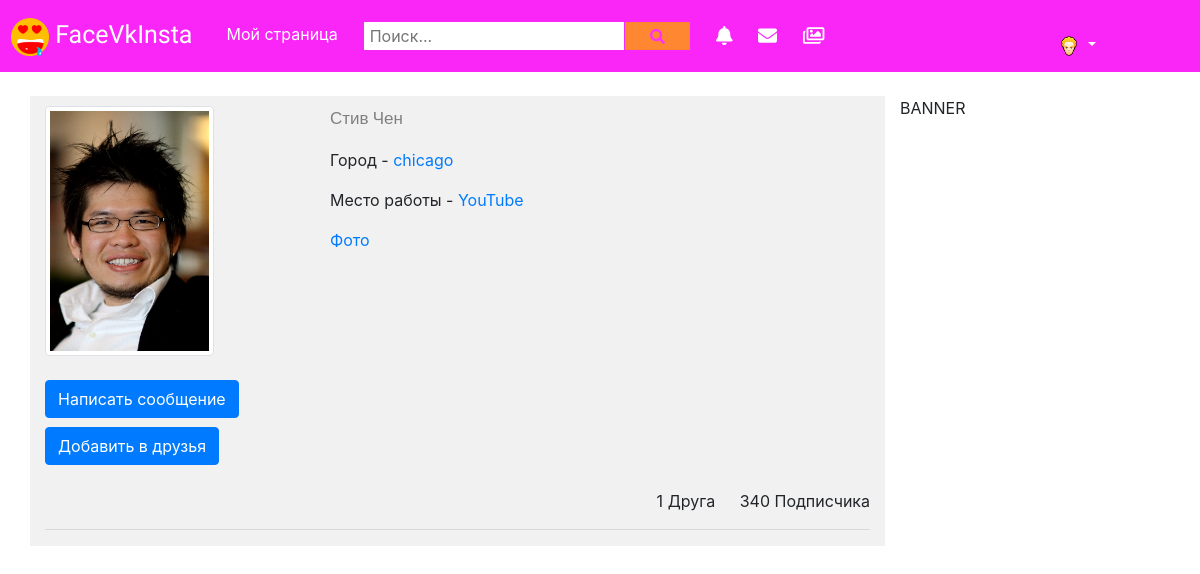
Screenshot of /listusers/2/ with the database file from the repository.
### accounts/models.py (models this page shows, shortened)
class UserProfile(models.Model):
	user = models.OneToOneField(User, on_delete=models.CASCADE)
	avatar = models.ImageField(upload_to='imageusers', verbose_name='Изображение')
	placework = models.TextField(default='Отсутствует')
	city = models.TextField(default='Отсутствует')
	friends = models.ManyToManyField(User,
				related_name='is_friends',
				blank=True)
	followers = models.ManyToManyField(User,
				related_name='is_following',
				blank=True)
	zayavkadruzya = models.ManyToManyField(User,
			related_name='addingfriend',
			blank=True,)
	messagedo = models.ManyToManyField(User,
				related_name='messagedo',
				blank=True)
	allmessagesstory = models.ManyToManyField(User,
				related_name='allmessagesstory',
				blank=True)
	last_activity = models.DateTimeField(auto_now=True,
				auto_now_add=False)

### accounts/views.py (the view)
# urls.py: path('listusers/<int:id>/', userdetail, name='userdetail'),
def userdetail(request, id=None):
    userobj = get_object_or_404(UserProfile, id=id)
    user = request.user
    d = UserProfile.objects.all()
    n = userobj.user
    removefriend = request.POST.get("removefriendend")
    if removefriend:
        user.userprofile.friends.remove(n)
        userobj.friends.remove(user)
    addfriendended = request.POST.get("addfriendend")
    if addfriendended:
        user.userprofile.friends.add(n)
        userobj.friends.add(user)
        user.userprofile.zayavkadruzya.remove(n)
    rundobfriend = request.POST.get("dobavfriend")
    if rundobfriend:
        if user in userobj.zayavkadruzya.all():
            userobj.zayavkadruzya.remove(user)
        else:
            userobj.zayavkadruzya.add(user)
    initial_data = {
        "object_id": userobj.id,
    }
    context = {
        "userobj": userobj,
        "user": user,
        "d": d,
    }
    return render(request, 'accounts/profileyou.html', context)

### templates/accounts/profileyou.html (shortened to what this page needs)
{% load static %}
{% load crispy_forms_tags %}
<!doctype html>
<html lang="en">
  <head>
    <link rel="stylesheet" href="https://maxcdn.bootstrapcdn.com/bootstrap/4.0.0/css/bootstrap.min.css">
    <link rel="stylesheet" href="{% static 'css/style.css' %}">
  </head>
  <body>
{% include 'navbar.html' %}
<br><br><br><br>
    <div class="container">
      <div class="row">
        <div class="col-lg-9 col-md-9 col-xs-12 leftprofile">
          <div class="leftprofilecolor">
          <div class="row">
          <div class="imgandop col-lg-4">
          {% if userobj.user.userprofile.avatar %}
          <img class="img-fluid img-thumbnail img-profile"
          src="{{ userobj.user.userprofile.avatar.url }}" alt="">
          {% else %}
          <img class="img-fluid"
          src="{% static 'img/default_avatar.png' %}">
      {% endif %}
          </div>
          <div class="nameprofile col-lg-8">
            {% if userobj.user.is_superuser %}
            <p class="namepr" title="Администратор">
            {{ userobj.user.get_full_name }}
            <i title="Администратор" class="far fa-check-circle"></i>
            </p>
            {% else %}
            <p class="namepr">
            {{ userobj.user.get_full_name }}
            </p>
            {% endif %}
            <p>Город -
<a href="/listusers/?q={{ userobj.user.userprofile.city }}">
            {{ userobj.user.userprofile.city }}</a></p>
            <p>Место работы -
<a href="/listusers/?q={{ userobj.user.userprofile.placework }}">
            {{ userobj.user.userprofile.placework }}</a></p>
            <p>
<a href="foto/">Фото
  </a></p>
          </div>
        </div>
        <div class="friends">
        <br>
      <div class="addFriendButton">
  <form action="chat/">
    <button class="btn btn-primary">Написать сообщение</button>
  </form>
  {% if request.user in userobj.friends.all %}
<form action="" method="POST">
  {% csrf_token %}
    <input name="removefriendend"
 value="{% if username %}{{ username }}{% else %}
 jmitchel3{% endif %}"
 class="form-control pr-5" type="hidden" placeholder="Поиск...">
 <button class="btn btn-primary">
   Удалить из друзей
 </button>
  </form>
  {% else %}
  {% if userobj.user in request.user.userprofile.zayavkadruzya.all %}
  <form action="" method="POST">
  {% csrf_token %}
    <input name="addfriendend"
 value="{% if username %}{{ username }}{% else %}
 jmitchel3{% endif %}"
 class="form-control pr-5" type="hidden" placeholder="Поиск...">
 <button class="btn btn-primary">
   Принять заявку
 </button>
  </form>
  {% else %}
  <form action="" method="POST">
    <button
    class="btn
    {% if request.user in userobj.zayavkadruzya.all %}btn-default
    {% else %} btn-primary{% endif %}">
    {% if request.user in userobj.zayavkadruzya.all %}
    Снять заявку
    {% else %}
    Добавить в друзья
    {% endif %}
    </button>
  </form>
  {% endif %}
 {% endif %}
</div>
<br>
        <ul class="friendsFollowersUl">
          <li class="friendli">
         {{ userobj.friends.count }} Друга
          </li>
          <li class="followli">
          340 Подписчика
          </li>
          </ul>
<br>
<hr>
        </div>
        </div>
      </div>
        <div class="col-lg-3 col-md-3 col-xs-12">
          <p class="">BANNER</p>
          <br>
        </div>
      </div>
    </div>
  </body>
</html>

### static/css/style.css (style rules this page uses)
body { margin: 0; padding: 0; }
.img-profile { height: 250px; }
.nameprofile .namepr { font-family: 'Roboto', sans-serif; font-size: 17px; color: grey; }
.leftprofile { background-color: #F2F1F1; }
.leftprofilecolor { margin-top: 10px; }
.friendsFollowersUl { float: right; }
.friendsFollowersUl li { display: inline; }
.friendsFollowersUl .followli { margin-left: 20px; }

### rows the page displays
UserProfile: user.userprofile.avatar (picture), user.get_full_name "Стив Чен", user.userprofile.city "chicago", user.userprofile.placework "YouTube", friends.count "1"
